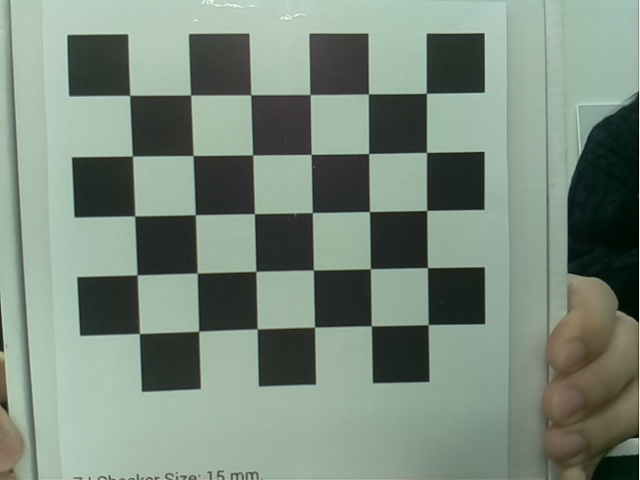
#> input picture aruco_Code/Image/image_1.jpg, 640 x 480 px; its folder holds only this picture in this run
$ python aruco_1_2.py
#> lines starting #> are read from the running program, lines starting #| are printed output that depends on the picture; after the words box and inside, x2 and y2 are one past the last pixel; in counts of white or black regions, pixels touching at a corner belong together; long printed decimals are rounded
# 해당 카메라로 실제 찍은 체커보드 이미지를 활용한 보정
import cv2
import numpy as np
import os
import glob

# 체스보드 패턴의 내부 코너 수를 설정합니다.
CHECKERBOARD = (6, 5)
criteria = (cv2.TERM_CRITERIA_EPS + cv2.TERM_CRITERIA_MAX_ITER, 30, 0.001)

# 3D 점과 2D 점을 저장할 배열을 초기화합니다.
objpoints = []  # 3D 점 (체스보드의 실제 크기 좌표)
imgpoints = []  # 2D 점 (이미지 내의 좌표)

# 체스보드의 3D 점들을 초기화합니다.
objp = np.zeros((CHECKERBOARD[0] * CHECKERBOARD[1], 3), np.float32)
objp[:, :2] = np.mgrid[0 : CHECKERBOARD[0], 0 : CHECKERBOARD[1]].T.reshape(-1, 2)
objp *= 15  # 각 체스보드 셀의 크기가 15mm
#objp *= 19.5  # 각 체스보드 셀의 크기가 15mm

# 체스보드 이미지들을 읽어옵니다.
image_paths = glob.glob(r"/home/er/ws_project3/project3_aruco/Image/*.jpg")  # 이미지 파일 경로를 설정합니다.

print(f"Found {len(image_paths)} images")

for fname in image_paths:
    img = cv2.imread(fname)
#> img is the input picture: shape (480, 640, 3); mean B, G, R 124.5, 137.9, 121.9
    if img is None:
        print(f"Failed to load image {fname}")
        continue

    gray = cv2.cvtColor(img, cv2.COLOR_BGR2GRAY)
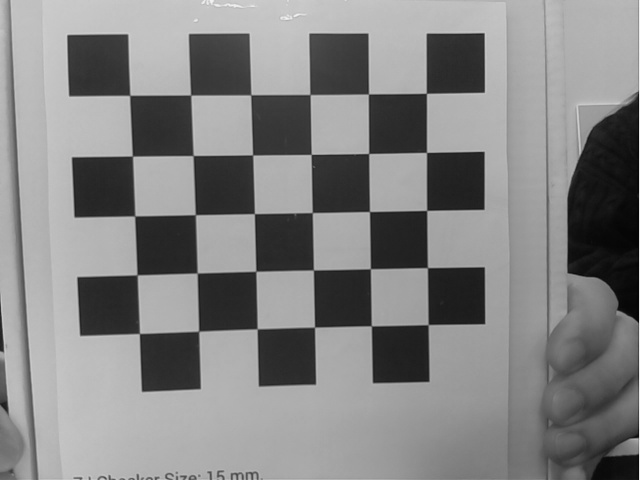
#> gray: shape (480, 640); min 2, max 243, mean 131.6

    # 이미지 대비 조정
    gray = cv2.equalizeHist(gray)
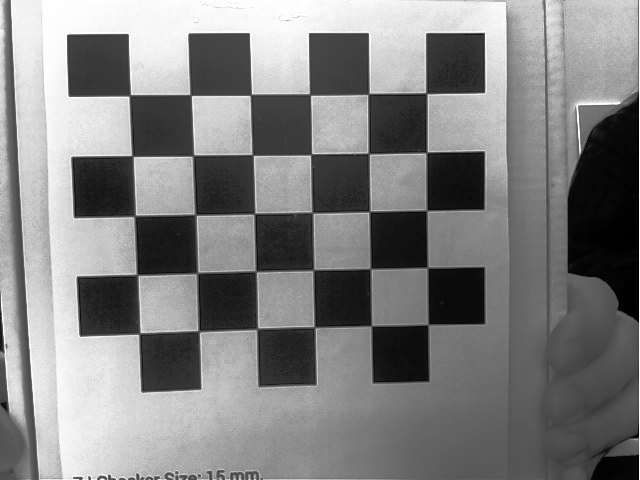
#> gray: shape (480, 640); min 0, max 255, mean 128.9

    # 체스보드 코너 찾기
    ret, corners = cv2.findChessboardCorners(gray, CHECKERBOARD, None)
#> ret = True; corners = 30 rows, first 8: [129.8, 95.34], [191.3, 95.54], [250.6, 94.72], [310.4, 95.09], [368.5, 93.93], [426.4, 93.21], [132.6, 156.2], [193.8, 154.9]

    if ret:
        objpoints.append(objp)
        corners2 = cv2.cornerSubPix(gray, corners, (11, 11), (-1, -1), criteria)
#> corners2 = 30 rows, first 8: [129.8, 95.4], [190.7, 95.07], [250.8, 94.82], [309.9, 94.55], [368.5, 93.82], [426.4, 93.33], [132.5, 156.1], [193.3, 155.5]
        imgpoints.append(corners2)

        img = cv2.drawChessboardCorners(img, CHECKERBOARD, corners2, ret)
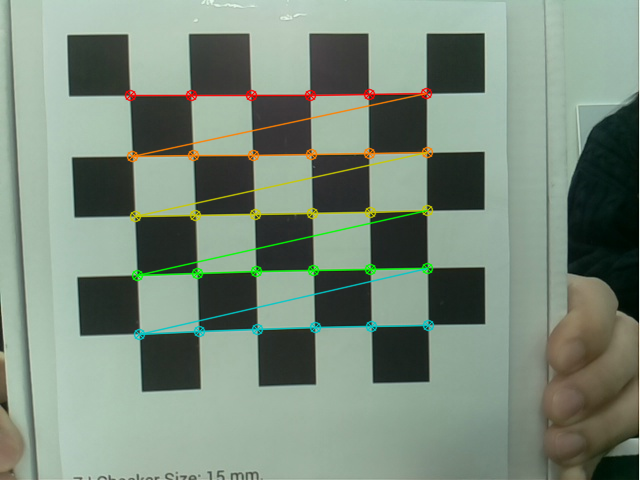
#> img: shape (480, 640, 3); 3.37% of pixels changed, all inside (x1, y1, x2, y2) = (124, 87, 435, 341)
        cv2.imshow("img", img)
        cv2.waitKey(0)  # 사용자가 키를 누를 때까지 기다립니다.
    else:
        print(f"Chessboard corners not found in image {fname}")

cv2.destroyAllWindows()

if len(objpoints) == 0 or len(imgpoints) == 0:
    print("No chessboard corners were found in any image. Exiting.")
    exit()

# 카메라 보정을 수행합니다.
ret, camera_matrix, dist_coeffs, rvecs, tvecs = cv2.calibrateCamera(
    objpoints, imgpoints, gray.shape[::-1], None, None
)
#> ret = 0.144; camera_matrix = [[149, 0, 313.4], [0, 149.4, 238.9], [0, 0, 1]]; dist_coeffs = [[0.0189, -0.00708, 0.00185, 8.83e-05, 0.00103]]; rvecs = ([0.0188, -0.0137, -0.0206],); tvecs = ([-45.89, -35.93, 37.79],)

# 결과를 출력합니다.
print("Camera matrix : \n", camera_matrix)
#| Camera matrix :
#|  [[148.993   0.         313.414]
#|  [  0.         149.380 238.918]
#|  [  0.           0.           1.        ]]
print("Distortion coefficients : \n", dist_coeffs)
#| Distortion coefficients :
#|  [[ 1.89367324e-02 -7.08009033e-03  1.85364184e-03  8.82692052e-05
#|    1.03074396e-03]]

# 보정된 행렬과 왜곡 계수를 저장합니다.
np.save(r"/home/er/ws_project3/project3_aruco/Image/camera_matrix.npy", camera_matrix)
np.save(r"/home/er/ws_project3/project3_aruco/Image/dist_coeffs.npy", dist_coeffs)

$ run again, on aruco_Code/Image/image_13.jpg
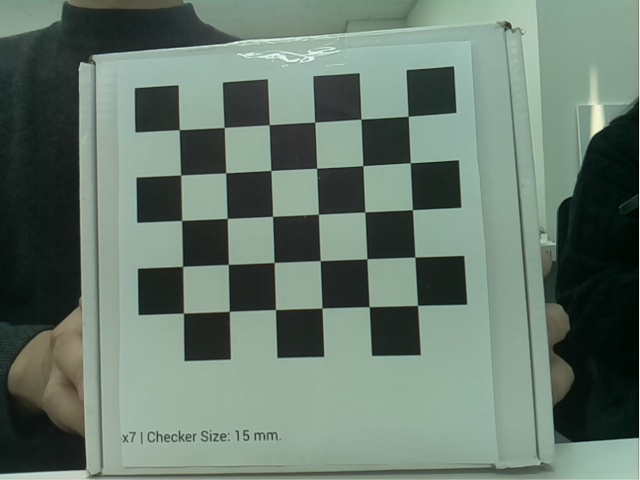
#> input picture aruco_Code/Image/image_13.jpg, 640 x 480 px
#> img is the input picture: shape (480, 640, 3); mean B, G, R 109, 120.9, 103
#> `gray = cv2.equalizeHist(gray)`:
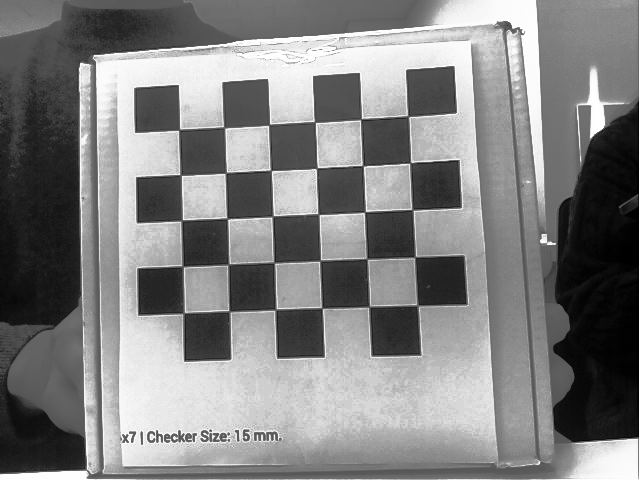
#> gray: shape (480, 640); min 0, max 255, mean 129.3
#> `ret, corners = cv2.findChessboardCorners(gray, CHECKERBOARD, None)`: ret = True; corners = 30 rows, first 8: [179, 129.8], [224.1, 127.3], [268.9, 124.8], [314.9, 122.1], [361, 119.1], [408.3, 116.3], [180.6, 175], [225.7, 172.9]
#> corners2 = 30 rows, first 8: [179.2, 129.7], [224.3, 127.4], [269.1, 124.6], [314.9, 122], [361.1, 119.2], [408.2, 116.3], [180.6, 175], [225.8, 172.8]
#> `img = cv2.drawChessboardCorners(img, CHECKERBOARD, corners2, ret)`:
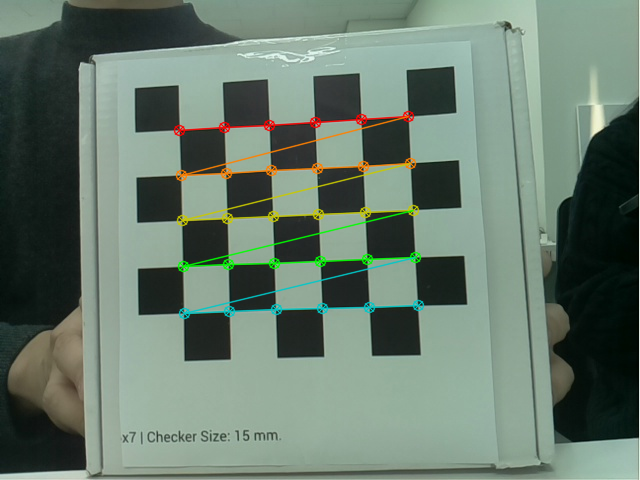
#> img: shape (480, 640, 3); 2.82% of pixels changed, all inside (x1, y1, x2, y2) = (173, 110, 425, 320)
#> `ret, camera_matrix, dist_coeffs, rvecs, tvecs = cv2.calibrateCamera( o..`: ret = 0.109; camera_matrix = [[550.6, 0, 307.5], [0, 553.8, 239.5], [0, 0, 1]]; dist_coeffs = [[0.465, -6.01, 0.0066, -0.00172, 32.23]]; rvecs = ([-0.0564, 0.0856, -0.04],); tvecs = ([-42.4, -36.21, 184.8],)
#| Camera matrix :
#|  [[550.619   0.         307.532]
#|  [  0.         553.774 239.481]
#|  [  0.           0.           1.        ]]
#| Distortion coefficients :
#|  [[ 4.64726383e-01 -6.01132014e+00  6.60285998e-03 -1.71907354e-03
#|    3.22283768e+01]]

$ run again, on aruco_Code/Image/image_14.jpg
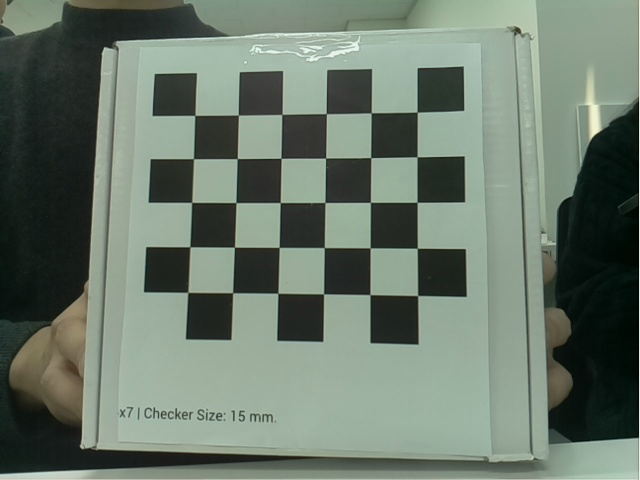
#> input picture aruco_Code/Image/image_14.jpg, 640 x 480 px
#> img is the input picture: shape (480, 640, 3); mean B, G, R 106.9, 119.8, 106.3
#> `gray = cv2.equalizeHist(gray)`:
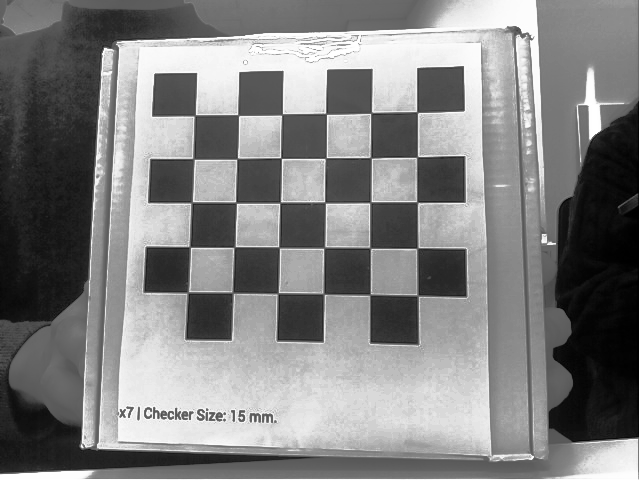
#> gray: shape (480, 640); min 0, max 255, mean 129.2
#> `ret, corners = cv2.findChessboardCorners(gray, CHECKERBOARD, None)`: ret = True; corners = 30 rows, first 8: [195.1, 115.1], [238.4, 115.3], [281.7, 114.7], [326, 113.8], [371.4, 112.6], [417.3, 112.3], [193.3, 158.7], [237.2, 158.5]
#> corners2 = 30 rows, first 8: [194.9, 115.4], [238.2, 115.1], [282.1, 114.4], [326.1, 113.8], [371.2, 112.8], [417.1, 112.2], [193.6, 158.8], [237.1, 158.6]
#> `img = cv2.drawChessboardCorners(img, CHECKERBOARD, corners2, ret)`:
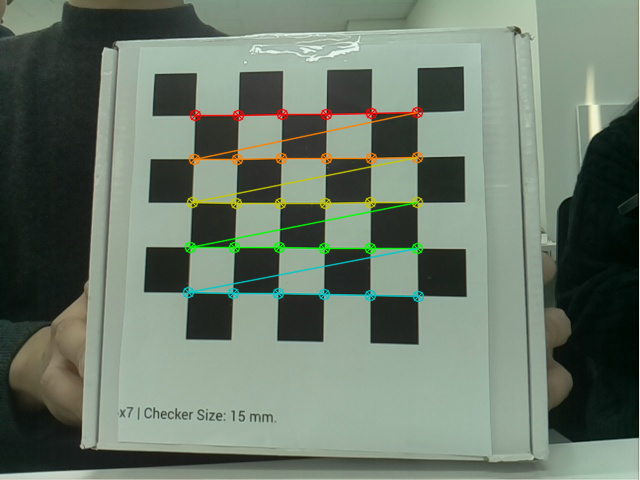
#> img: shape (480, 640, 3); 2.79% of pixels changed, all inside (x1, y1, x2, y2) = (182, 106, 425, 303)
#> `ret, camera_matrix, dist_coeffs, rvecs, tvecs = cv2.calibrateCamera( o..`: ret = 0.142; camera_matrix = [[684, 0, 305.8], [0, 685, 215.8], [0, 0, 1]]; dist_coeffs = [[0.357, 1.11, -0.00449, -0.00227, -76.54]]; rvecs = ([-0.141, 0.117, 0.00961],); tvecs = ([-37.82, -34.17, 236.7],)
#| Camera matrix :
#|  [[684.043   0.         305.821]
#|  [  0.         685.000 215.820]
#|  [  0.           0.           1.        ]]
#| Distortion coefficients :
#|  [[ 3.56824723e-01  1.11485784e+00 -4.48953801e-03 -2.26751716e-03
#|   -7.65426362e+01]]

$ run again, on aruco_Code/Image/image_10.jpg
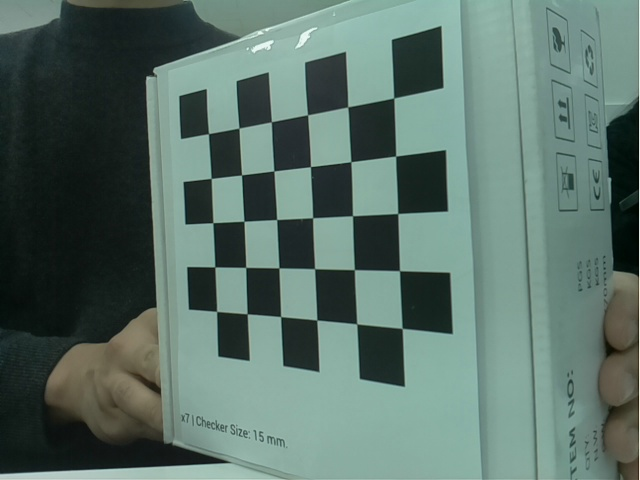
#> input picture aruco_Code/Image/image_10.jpg, 640 x 480 px
#> img is the input picture: shape (480, 640, 3); mean B, G, R 104.3, 112.6, 89.9
#> `gray = cv2.equalizeHist(gray)`:
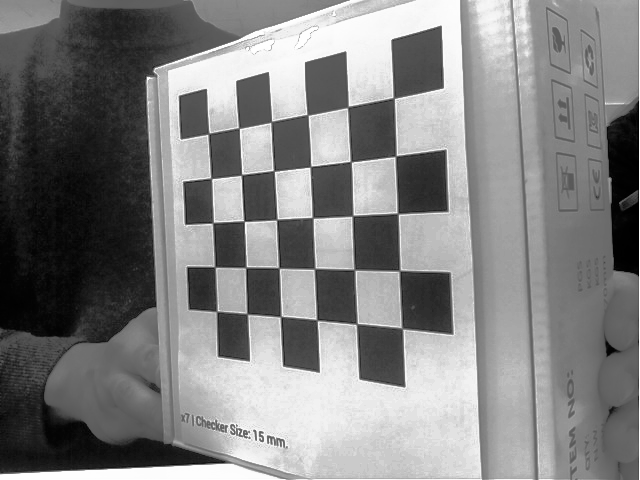
#> gray: shape (480, 640); min 0, max 255, mean 129
#> `ret, corners = cv2.findChessboardCorners(gray, CHECKERBOARD, None)`: ret = True; corners = 30 rows, first 8: [208.5, 133.7], [239, 128.3], [271.2, 121.7], [307.6, 114.9], [347.8, 106.8], [393.8, 98.16], [211.4, 178.5], [241.5, 174.8]
#> corners2 = 30 rows, first 8: [208.5, 133.7], [239.1, 128.2], [271.3, 121.8], [307.7, 114.8], [347.9, 106.8], [393.7, 98.11], [211.2, 178.4], [241.5, 174.9]
#> `img = cv2.drawChessboardCorners(img, CHECKERBOARD, corners2, ret)`:
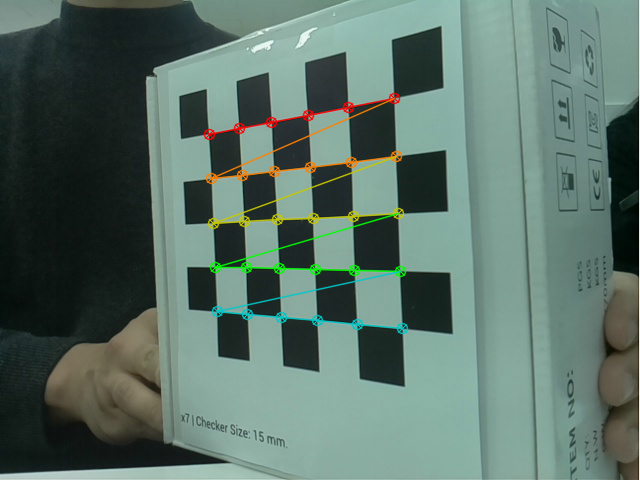
#> img: shape (480, 640, 3); 2.43% of pixels changed, all inside (x1, y1, x2, y2) = (203, 92, 409, 335)
#> `ret, camera_matrix, dist_coeffs, rvecs, tvecs = cv2.calibrateCamera( o..`: ret = 0.262; camera_matrix = [[790.5, 0, 328.9], [0, 696.8, 279.4], [0, 0, 1]]; dist_coeffs = [[0.986, -12.42, 0.0535, -0.0148, 75.5]]; rvecs = ([0.0774, 0.843, -0.00321],); tvecs = ([-35.13, -49.32, 235.5],)
#| Camera matrix :
#|  [[790.542   0.         328.908 ]
#|  [  0.         696.844 279.426 ]
#|  [  0.           0.           1.        ]]
#| Distortion coefficients :
#|  [[ 9.85839430e-01 -1.24222235e+01  5.34546855e-02 -1.47519777e-02
#|    7.55020915e+01]]
